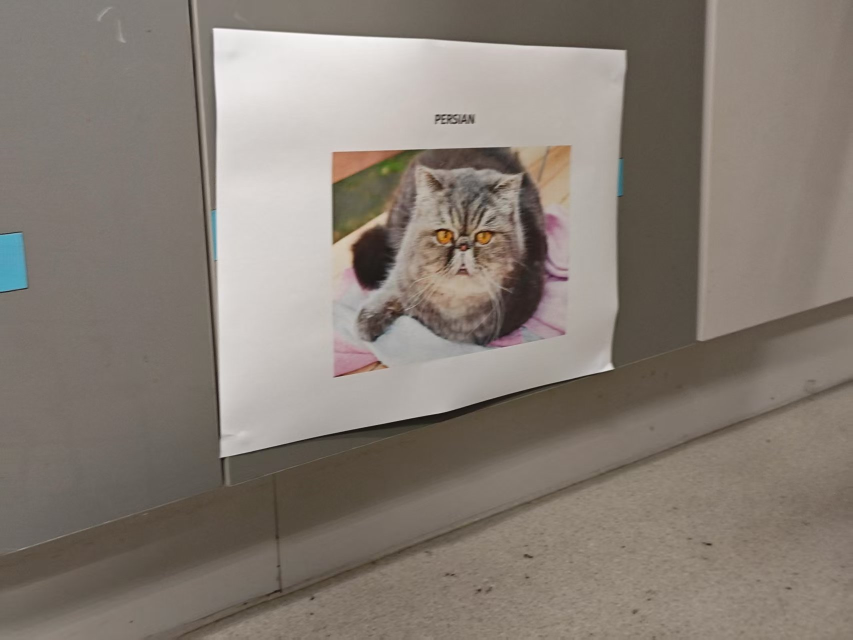
#> input picture SWS3009Assg/image_process/img1.jpg, 1706 x 1279 px (shown at 1/2 size)
$ python -i video_detection.py   (imports and definitions only)
#> lines starting #> are read from the running program, lines starting #| are printed output that depends on the picture
#> further down, picture is the input picture: shape (1279, 1706, 3); mean B, G, R 116.9, 125.6, 134.8
import cv2
import os
import threading
import time
import uuid
import numpy as np
from datetime import datetime
from ultralytics import YOLO

# 保存目录
SAVE_DIR = "SWS3009Assg/captured_cats"
# [1 line not run here, left out]

# 图像增强函数
def enhance_image(img):
    lab = cv2.cvtColor(img, cv2.COLOR_BGR2LAB)
#> lab: shape (1279, 1706, 3); mean of channels 0, 1, 2 134.7, 130, 134.1
    l, a, b = cv2.split(lab)
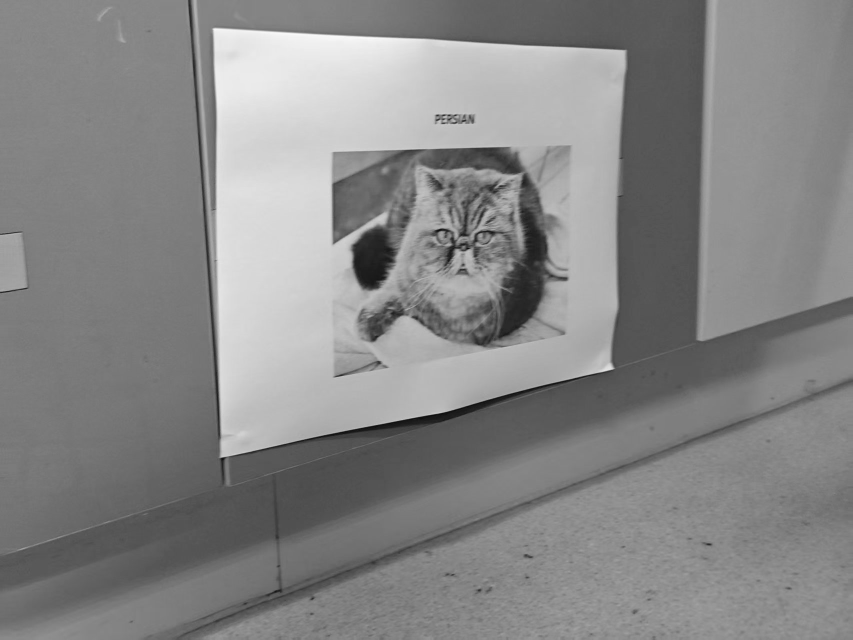
#> l: shape (1279, 1706) (shown at 1/2 size); min 6, max 253, mean 134.7
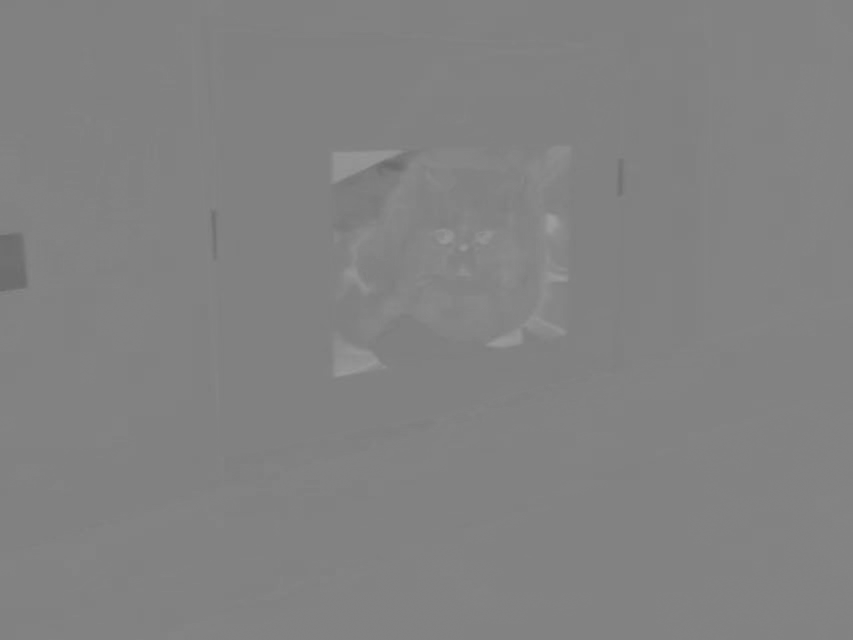
#> a: shape (1279, 1706) (shown at 1/2 size); min 105, max 158, mean 130
    l = cv2.equalizeHist(l)
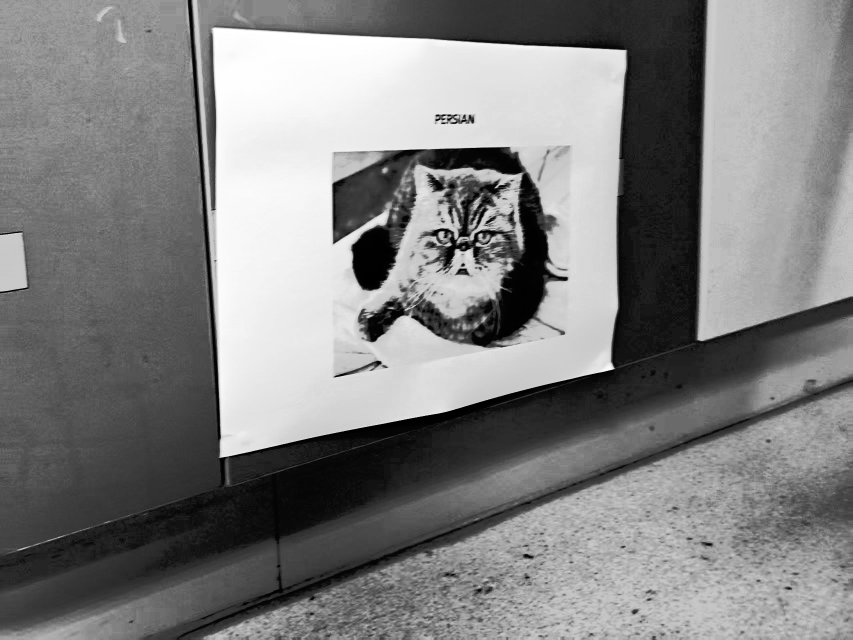
#> l: shape (1279, 1706) (shown at 1/2 size); min 0, max 255, mean 128.8
    enhanced = cv2.merge((l, a, b))
#> enhanced: shape (1279, 1706, 3); mean of channels 0, 1, 2 128.8, 130, 134.1
    enhanced = cv2.cvtColor(enhanced, cv2.COLOR_LAB2BGR)
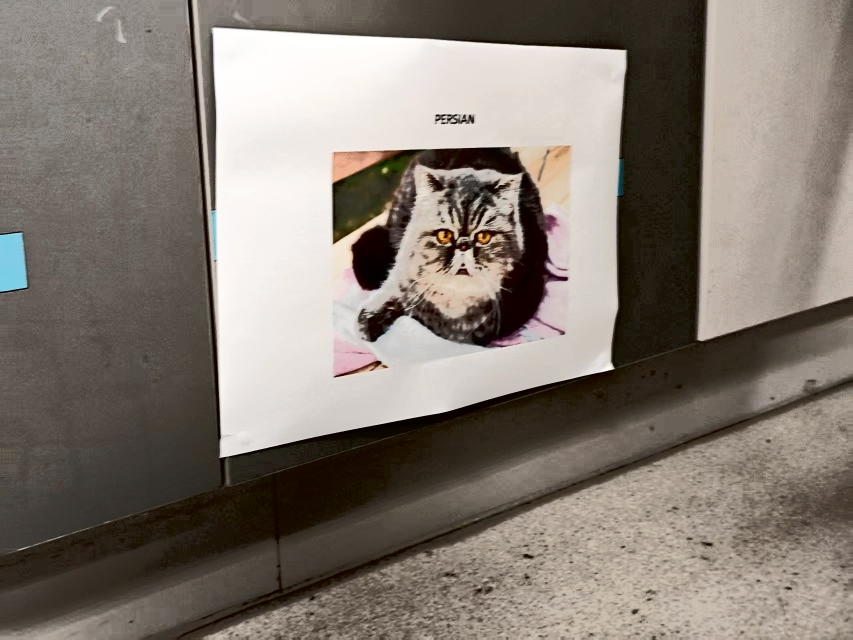
#> enhanced: shape (1279, 1706, 3) (shown at 1/2 size); mean B, G, R 114.1, 122.7, 131.6
    enhanced = cv2.bilateralFilter(enhanced, 9, 75, 75)
    kernel = np.array([[0,-1,0], [-1,5,-1], [0,-1,0]])
    return cv2.filter2D(enhanced, -1, kernel)

# 等比缩放并补白
# [74 lines left out: functions pad_resize, save_cropped_async, run_cat_detection_with_interval, not called in this run]

# 启动主程序
# [2 lines not run here, left out]

>>> import cv2
>>> picture = cv2.imread('img1.jpg')
>>> result = enhance_image(picture)

$ run again, on SWS3009Assg/image_process/img2.jpg
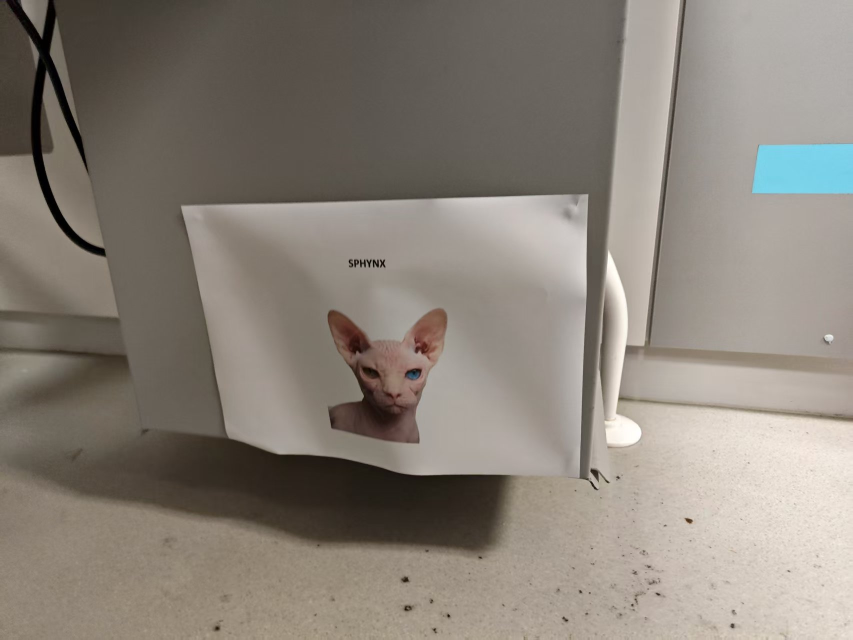
#> input picture SWS3009Assg/image_process/img2.jpg, 1706 x 1279 px (shown at 1/2 size)
#> picture is the input picture: shape (1279, 1706, 3); mean B, G, R 120.9, 130, 137.6
#> lab: shape (1279, 1706, 3); mean of channels 0, 1, 2 138.3, 129.4, 134.1
#> in enhance_image, `l, a, b = cv2.split(lab)`:
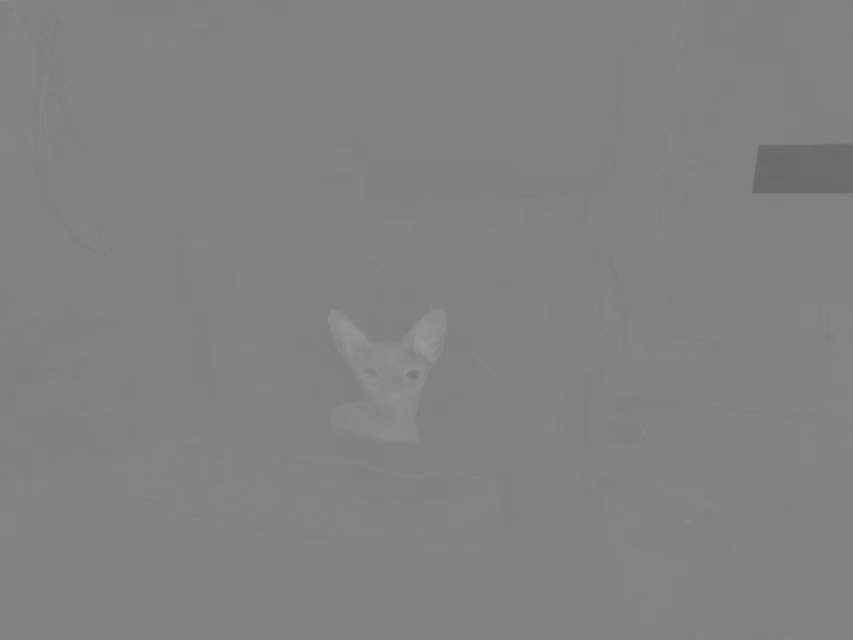
#> a: shape (1279, 1706) (shown at 1/2 size); min 104, max 153, mean 129.4
#> in enhance_image, `enhanced = cv2.cvtColor(enhanced, cv2.COLOR_LAB2BGR)`:
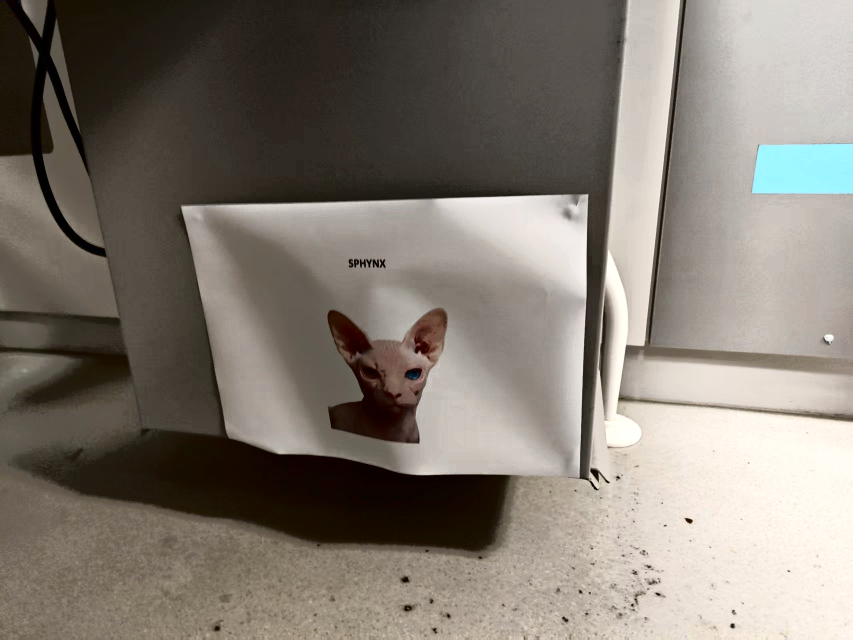
#> enhanced: shape (1279, 1706, 3) (shown at 1/2 size); mean B, G, R 113.2, 122.4, 129.9

$ run again, on SWS3009Assg/image_process/img3.jpg
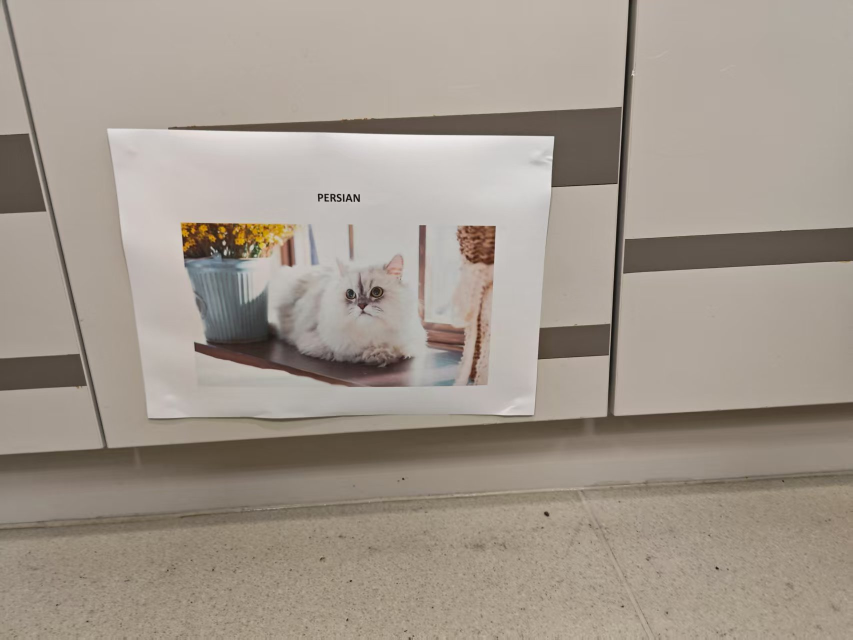
#> input picture SWS3009Assg/image_process/img3.jpg, 1706 x 1279 px (shown at 1/2 size)
#> picture is the input picture: shape (1279, 1706, 3); mean B, G, R 140.8, 151.6, 161.8
#> lab: shape (1279, 1706, 3); mean of channels 0, 1, 2 160.7, 130, 135.1
#> in enhance_image, `l, a, b = cv2.split(lab)`:
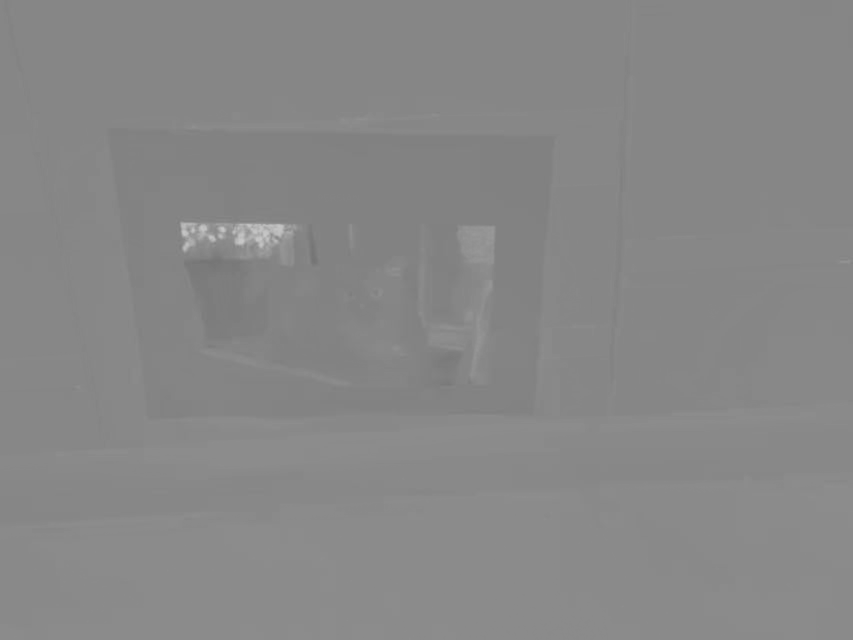
#> b: shape (1279, 1706) (shown at 1/2 size); min 116, max 201, mean 135.1
#> in enhance_image, `enhanced = cv2.cvtColor(enhanced, cv2.COLOR_LAB2BGR)`:
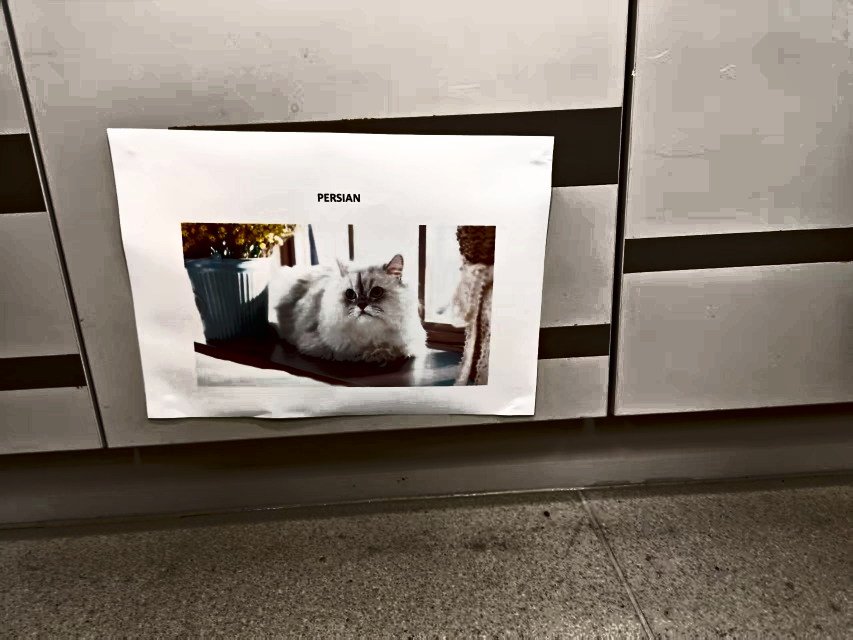
#> enhanced: shape (1279, 1706, 3) (shown at 1/2 size); mean B, G, R 113.1, 123.1, 132.6

$ run again, on SWS3009Assg/image_process/img4.jpg
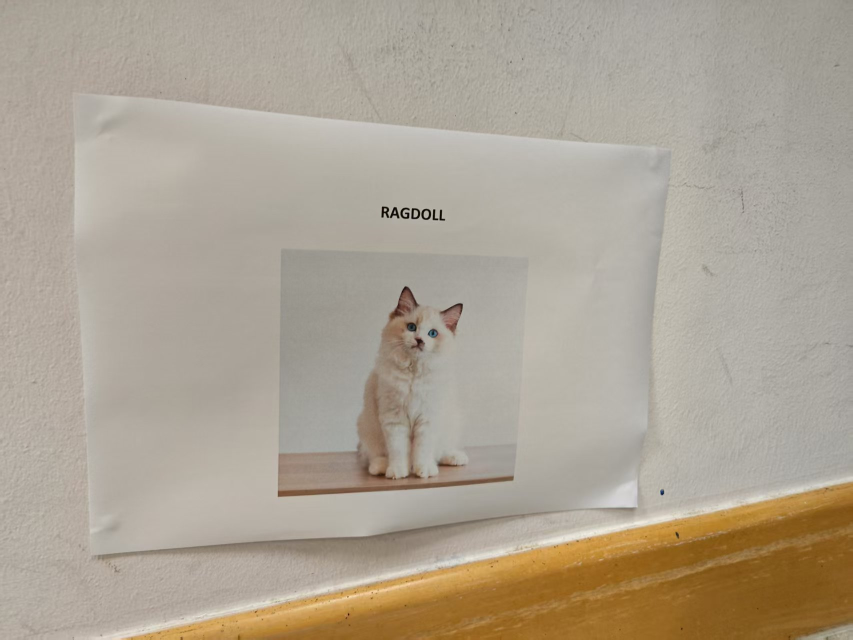
#> input picture SWS3009Assg/image_process/img4.jpg, 1706 x 1279 px (shown at 1/2 size)
#> picture is the input picture: shape (1279, 1706, 3); mean B, G, R 147.7, 163.2, 173.1
#> lab: shape (1279, 1706, 3); mean of channels 0, 1, 2 172.2, 129.6, 137.5
#> in enhance_image, `l, a, b = cv2.split(lab)`:
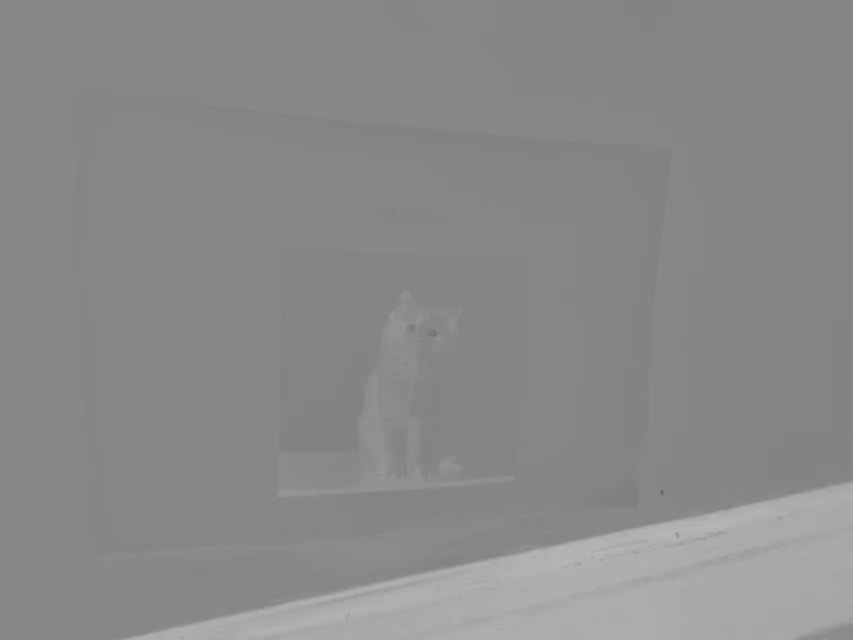
#> b: shape (1279, 1706) (shown at 1/2 size); min 95, max 184, mean 137.5
#> in enhance_image, `enhanced = cv2.cvtColor(enhanced, cv2.COLOR_LAB2BGR)`:
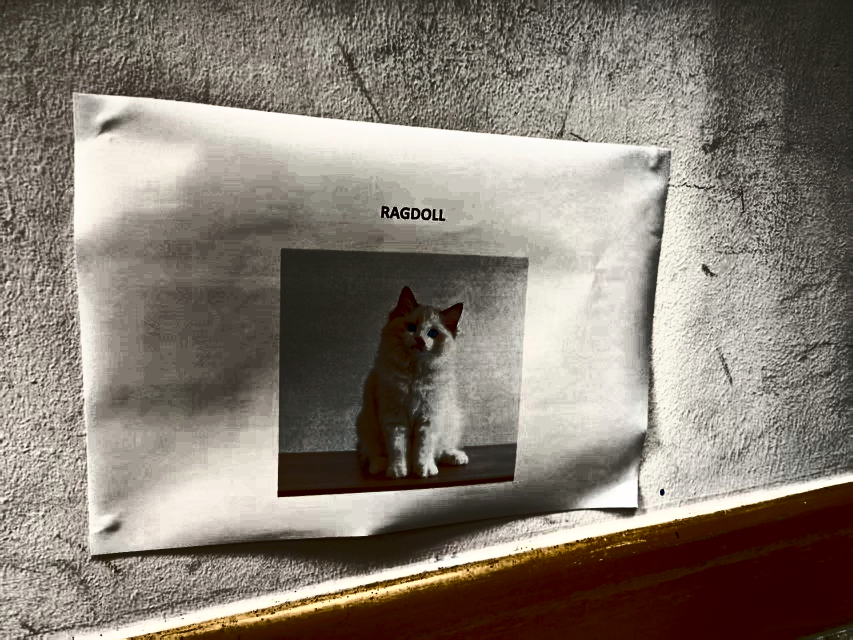
#> enhanced: shape (1279, 1706, 3) (shown at 1/2 size); mean B, G, R 115.1, 124.8, 133.8
